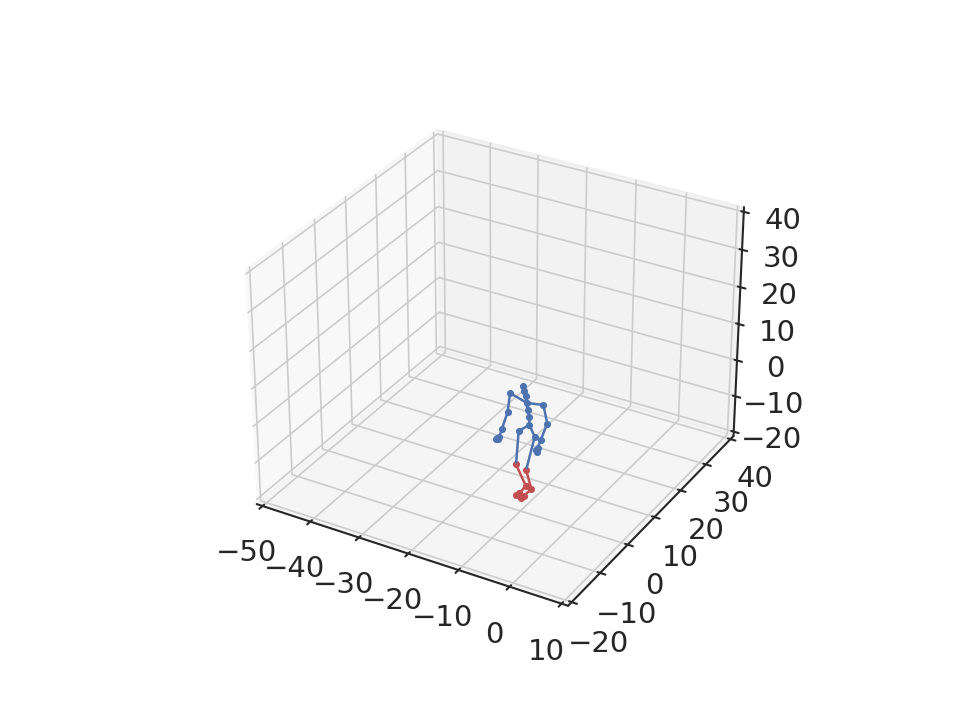
#> input picture plots/charleston_mini/video/motiflet_93_08_0_0.gif, 960 x 720 px, found by its file name; its folder holds only this picture in this run
$ python video_plot.py
#> lines starting #> are read from the running program, lines starting #| are printed output that depends on the picture
from os import listdir, getcwd, chdir
from os.path import isfile, join
from PIL import Image
import matplotlib.pyplot as plt
import matplotlib.gridspec as gridspec
from pathlib import Path

plt.rcParams['xtick.bottom'] = plt.rcParams['xtick.labelbottom'] = False
plt.rcParams['xtick.top'] = plt.rcParams['xtick.labeltop'] = True


f_start = "motiflet_93_08_0"
save_name = "video_plot.pdf"
exp_path = "charleston_mini/"
x_lim = [450, 620]
y_lim = [530, 360]
title_fontsize = 28
label_fontsize = 20

video_path = exp_path + "video/"
files = [f for f in listdir(video_path) if isfile(join(video_path, f)) and f.startswith(f_start)]
files.sort()

#frames = [0, 4, 9, 14, 19, 24]
all_frame = list(range(25))
frames = [x for x in all_frame if x % 4 == 0]
#frames = all_frame[0::5]

size_y = len(files) * 2.2
size_x = len(frames) * 2
plt.rcParams['figure.figsize'] = [size_x, size_y]
outer = gridspec.GridSpec(len(files), 1, hspace = 0.1)

gs_list = []
for i, file in enumerate(files):
    gs_list.append(gridspec.GridSpecFromSubplotSpec(1, len(frames), subplot_spec = outer[i], wspace=0))

for i, gs in enumerate(gs_list):
    im = Image.open(video_path + files[i])
#> im is the input picture: PIL image 960x720 P; mean R, G, B, A 248.8, 248.8, 248.9, 255
    for j, cell in enumerate(gs):
        ax = plt.subplot(cell)
        #if j == len(frames) - 1:
        if j == 0:
            ax.set_ylabel(f'Motif: {str(i+1)}', fontsize=label_fontsize)#, rotation=0, labelpad=35, fontsize=label_fontsize)
        if i == len(gs_list) - 1:
            frame = frames[j]
            ax.set_xlabel(f'Frame: {frame+1}', fontsize=label_fontsize)
        # Dicke der Ränder anpassen
        for axis in ['top', 'bottom', 'left', 'right']:
            ax.spines[axis].set_linewidth(1.5)  # Dicke auf 2.5 Punkte setzen
        im.seek(frames[j])
        ax.imshow(im)

        highlight_color = "red"
        highlight_linewidth = 3
        if i == 3:
            if j == 0:
                for pos in ['top', 'bottom', 'left']:
                    ax.spines[pos].set_edgecolor(highlight_color)
                    ax.spines[pos].set_linewidth(highlight_linewidth)
            elif j == len(frames) - 1:
                for pos in ['bottom', 'right', 'top']:
                    ax.spines[pos].set_edgecolor(highlight_color)
                    ax.spines[pos].set_linewidth(highlight_linewidth)
            else:
                for pos in ['bottom', 'top']:
                    ax.spines[pos].set_edgecolor(highlight_color)
                    ax.spines[pos].set_linewidth(highlight_linewidth)

        ax.set_xlim(x_lim)
        ax.set_ylim(y_lim)
        ax.set_xticks([])
        ax.set_yticks([])
#> im: PIL image 960x720 RGBA

plt.suptitle("(d) 3d Illustration of the Individual Motifs (m=12, k=4)", y=0.93, fontsize=title_fontsize)
#plt.title("Test")
plt.savefig(exp_path + save_name, bbox_inches='tight')
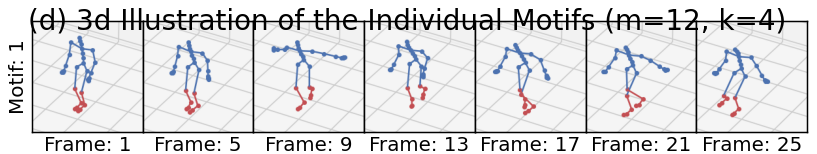
#> figure drawn by matplotlib, 7 panels
plt.show()
